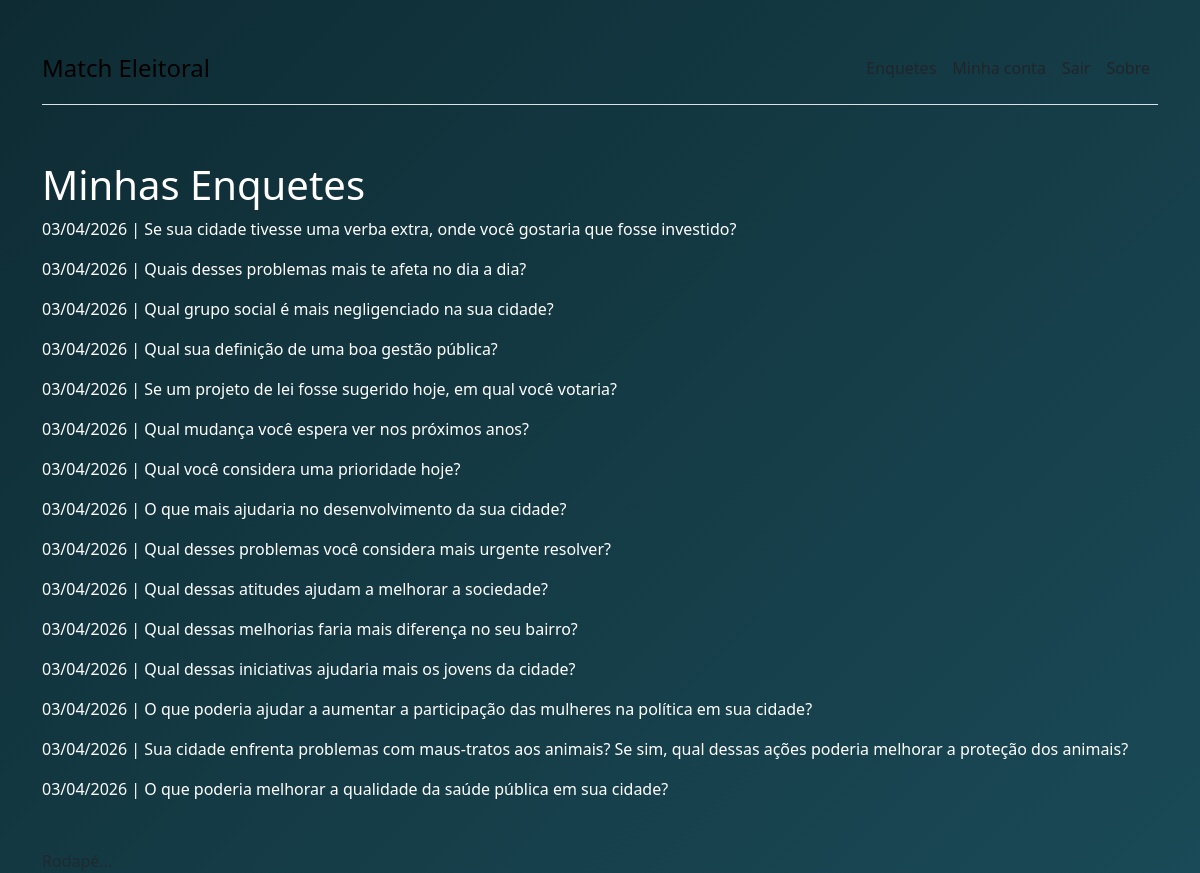
The page /ola/ (signed in) on the database its author committed.
### polls/models.py (models this page shows, shortened)
class Question(models.Model):
    question_text = models.CharField("Pergunta")
    pub_date = models.DateTimeField("Data de publicação")

### polls/views.py (the view)
# urls.py: path('ola/', ola, name='ola'),
@login_required
def ola(request):
    questions = Question.objects.all()
    context = {
        'all_question': questions
    }
    return render(request, 'polls/questions.html', context)

### templates/polls/questions.html (shortened to what this page needs)
{% extends '_layout1.html' %}
{% block content %}
    <h1>Minhas Enquetes</h1>
    {% for question in all_question %}
    <article>
        <p>{{question.pub_date|date:"d/m/Y"}} | {{question.question_text}}</p>
    </article>
    {% endfor %}
{% endblock %}

### templates/_base.html (style rules this page uses)
body { background: linear-gradient(135deg, #0E2B33 0%, #1a4a57 100%); background-attachment: fixed; background-repeat: no-repeat; background-size: cover; min-height: 100vh; color: #ffffff; margin: 0; }

### rows shown on the page
Question: pub_date "03/04/2026", question_text "Se sua cidade tivesse uma verba extra, onde você gostaria que fosse investido?"
Question: pub_date "03/04/2026", question_text "Quais desses problemas mais te afeta no dia a dia?"
Question: pub_date "03/04/2026", question_text "Qual grupo social é mais negligenciado na sua cidade?"
Question: pub_date "03/04/2026", question_text "Qual sua definição de uma boa gestão pública?"
Question: pub_date "03/04/2026", question_text "Se um projeto de lei fosse sugerido hoje, em qual você votaria?"
Question: pub_date "03/04/2026", question_text "Qual mudança você espera ver nos próximos anos?"
Question: pub_date "03/04/2026", question_text "Qual você considera uma prioridade hoje?"
Question: pub_date "03/04/2026", question_text "O que mais ajudaria no desenvolvimento da sua cidade?"
Question: pub_date "03/04/2026", question_text "Qual desses problemas você considera mais urgente resolver?"
Question: pub_date "03/04/2026", question_text "Qual dessas atitudes ajudam a melhorar a sociedade?"
Question: pub_date "03/04/2026", question_text "Qual dessas melhorias faria mais diferença no seu bairro?"
Question: pub_date "03/04/2026", question_text "Qual dessas iniciativas ajudaria mais os jovens da cidade?"
Question: pub_date "03/04/2026", question_text "O que poderia ajudar a aumentar a participação das mulheres na política em sua cidade?"
Question: pub_date "03/04/2026", question_text "Sua cidade enfrenta problemas com maus-tratos aos animais? Se sim, qual dessas ações poderia melhorar a proteção dos animais?"
Question: pub_date "03/04/2026", question_text "O que poderia melhorar a qualidade da saúde pública em sua cidade?"
